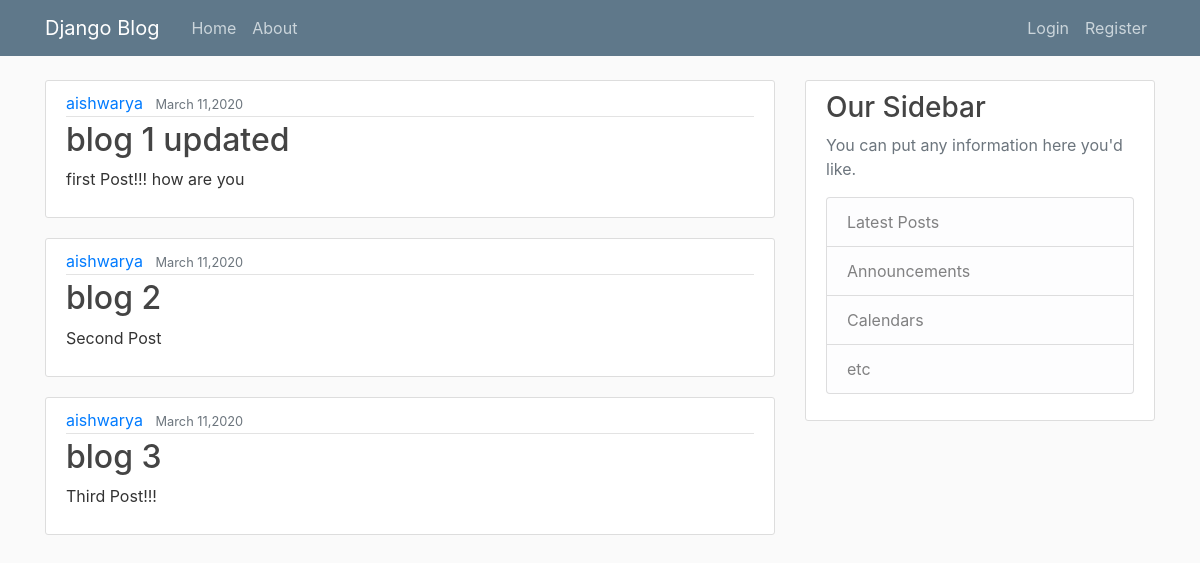
/home/, run on the app's committed database.
### blog/models.py (models this page shows, shortened)
class Post(models.Model):
    title = models.CharField(max_length=100)
    content = models.TextField()
    date_posted = models.DateTimeField(default=timezone.now)
    author = models.ForeignKey(User, on_delete=models.CASCADE)  #if user is deleted then its post is also deleted

### blog/views.py (the view)
# urls.py: path('home/', views.home, name='blog-home'), #views.home is functio created in views.py
def home(request):
    content = {
        'posts':Post.objects.all()
    }
    return render(request, 'home.html',content) #when user goes to home blog page

### blog/templates/home.html
{% extends "base.html" %}
{% block content %}
    {% for post in posts %}
        <article class="media content-section">
            <div class="media-body">
                <div class="article-metadata">
                    <a class="mr-2" href="#">{{ post.author }}</a>
                    <small class="text-muted">{{ post.date_posted|date:"F d,Y" }}</small>
                </div>
                <h2><a class="article-title" href="#">{{ post.title }}</a></h2>
                <p class="article-content">{{ post.content }}</p>
            </div>
        </article>
    {% endfor %}
{% endblock content %}

### blog/static/blog/main.css (style rules this page uses)
body { background: #fafafa; color: #333333; margin-top: 5rem; }
h1, h2, h3, h4, h5, h6 { color: #444444; }
.content-section { background: #ffffff; padding: 10px 20px; border: 1px solid #dddddd; border-radius: 3px; margin-bottom: 20px; }
.article-title { color: #444444; }
.article-content { white-space: pre-line; }
.article-metadata { padding-bottom: 1px; margin-bottom: 4px; border-bottom: 1px solid #e3e3e3 }

### data on the page
Post: author "aishwarya", date_posted "March 11,2020", title "blog 1 updated", content "first Post!!! how are you"
Post: author "aishwarya", date_posted "March 11,2020", title "blog 2", content "Second Post"
Post: author "aishwarya", date_posted "March 11,2020", title "blog 3", content "Third Post!!!"
